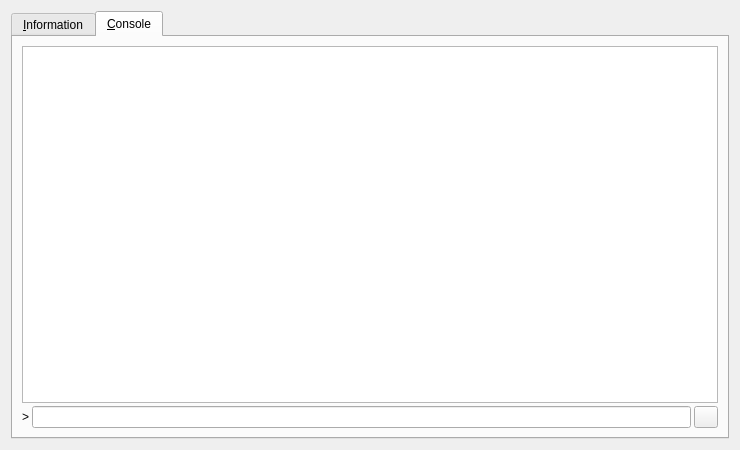
<?xml version="1.0" encoding="UTF-8"?>
<ui version="4.0">
 <class>RPCConsole</class>
 <widget class="QDialog" name="RPCConsole">
  <property name="geometry">
   <rect>
    <x>0</x>
    <y>0</y>
    <width>740</width>
    <height>450</height>
   </rect>
  </property>
  <property name="windowTitle">
   <string>VOLVOX - Debug window</string>
  </property>
  <layout class="QVBoxLayout" name="verticalLayout_2">
   <item>
    <widget class="QTabWidget" name="tabWidget">
     <property name="currentIndex">
      <number>1</number>
     </property>
     <widget class="QWidget" name="tab_info">
      <attribute name="title">
       <string>&amp;Information</string>
      </attribute>
      <layout class="QGridLayout" name="gridLayout" columnstretch="0,1">
       <property name="horizontalSpacing">
        <number>12</number>
       </property>
       <item row="0" column="0">
        <widget class="QLabel" name="label_9">
         <property name="font">
          <font>
           <weight>75</weight>
           <bold>true</bold>
          </font>
         </property>
         <property name="text">
          <string>VOLVOX Core</string>
         </property>
        </widget>
       </item>
       <item row="1" column="0">
        <widget class="QLabel" name="label_5">
         <property name="text">
          <string>Client name</string>
         </property>
        </widget>
       </item>
       <item row="1" column="1">
        <widget class="QLabel" name="clientName">
         <property name="cursor">
          <cursorShape>IBeamCursor</cursorShape>
         </property>
         <property name="text">
          <string>N/A</string>
         </property>
         <property name="textFormat">
          <enum>Qt::PlainText</enum>
         </property>
         <property name="textInteractionFlags">
          <set>Qt::LinksAccessibleByMouse|Qt::TextSelectableByKeyboard|Qt::TextSelectableByMouse</set>
         </property>
        </widget>
       </item>
       <item row="2" column="0">
        <widget class="QLabel" name="label_6">
         <property name="text">
          <string>Client version</string>
         </property>
        </widget>
       </item>
       <item row="2" column="1">
        <widget class="QLabel" name="clientVersion">
         <property name="cursor">
          <cursorShape>IBeamCursor</cursorShape>
         </property>
         <property name="text">
          <string>N/A</string>
         </property>
         <property name="textFormat">
          <enum>Qt::PlainText</enum>
         </property>
         <property name="textInteractionFlags">
          <set>Qt::LinksAccessibleByMouse|Qt::TextSelectableByKeyboard|Qt::TextSelectableByMouse</set>
         </property>
        </widget>
       </item>
       <item row="3" column="0">
        <widget class="QLabel" name="label_14">
         <property name="text">
          <string>Using OpenSSL version</string>
         </property>
         <property name="indent">
          <number>10</number>
         </property>
        </widget>
       </item>
       <item row="3" column="1">
        <widget class="QLabel" name="openSSLVersion">
         <property name="cursor">
          <cursorShape>IBeamCursor</cursorShape>
         </property>
         <property name="text">
          <string>N/A</string>
         </property>
         <property name="textFormat">
          <enum>Qt::PlainText</enum>
         </property>
         <property name="textInteractionFlags">
          <set>Qt::LinksAccessibleByMouse|Qt::TextSelectableByKeyboard|Qt::TextSelectableByMouse</set>
         </property>
        </widget>
       </item>
       <item row="4" column="0">
        <widget class="QLabel" name="label_12">
         <property name="text">
          <string>Build date</string>
         </property>
        </widget>
       </item>
       <item row="4" column="1">
        <widget class="QLabel" name="buildDate">
         <property name="cursor">
          <cursorShape>IBeamCursor</cursorShape>
         </property>
         <property name="text">
          <string>N/A</string>
         </property>
         <property name="textFormat">
          <enum>Qt::PlainText</enum>
         </property>
         <property name="textInteractionFlags">
          <set>Qt::LinksAccessibleByMouse|Qt::TextSelectableByKeyboard|Qt::TextSelectableByMouse</set>
         </property>
        </widget>
       </item>
       <item row="5" column="0">
        <widget class="QLabel" name="label_13">
         <property name="text">
          <string>Startup time</string>
         </property>
        </widget>
       </item>
       <item row="5" column="1">
        <widget class="QLabel" name="startupTime">
         <property name="cursor">
          <cursorShape>IBeamCursor</cursorShape>
         </property>
         <property name="text">
          <string>N/A</string>
         </property>
         <property name="textFormat">
          <enum>Qt::PlainText</enum>
         </property>
         <property name="textInteractionFlags">
          <set>Qt::LinksAccessibleByMouse|Qt::TextSelectableByKeyboard|Qt::TextSelectableByMouse</set>
         </property>
        </widget>
       </item>
       <item row="6" column="0">
        <widget class="QLabel" name="label_11">
         <property name="font">
          <font>
           <weight>75</weight>
           <bold>true</bold>
          </font>
         </property>
         <property name="text">
          <string>Network</string>
         </property>
        </widget>
       </item>
       <item row="7" column="0">
        <widget class="QLabel" name="label_7">
         <property name="text">
          <string>Number of connections</string>
         </property>
        </widget>
       </item>
       <item row="7" column="1">
        <widget class="QLabel" name="numberOfConnections">
         <property name="cursor">
          <cursorShape>IBeamCursor</cursorShape>
         </property>
         <property name="text">
          <string>N/A</string>
         </property>
         <property name="textFormat">
          <enum>Qt::PlainText</enum>
         </property>
         <property name="textInteractionFlags">
          <set>Qt::LinksAccessibleByMouse|Qt::TextSelectableByKeyboard|Qt::TextSelectableByMouse</set>
         </property>
        </widget>
       </item>
       <item row="8" column="0">
        <widget class="QLabel" name="label_8">
         <property name="text">
          <string>On testnet</string>
         </property>
        </widget>
       </item>
       <item row="8" column="1">
        <widget class="QCheckBox" name="isTestNet">
         <property name="enabled">
          <bool>false</bool>
         </property>
         <property name="text">
          <string/>
         </property>
        </widget>
       </item>
       <item row="9" column="0">
        <widget class="QLabel" name="label_10">
         <property name="font">
          <font>
           <weight>75</weight>
           <bold>true</bold>
          </font>
         </property>
         <property name="text">
          <string>Block chain</string>
         </property>
        </widget>
       </item>
       <item row="10" column="0">
        <widget class="QLabel" name="label_3">
         <property name="text">
          <string>Current number of blocks</string>
         </property>
        </widget>
       </item>
       <item row="10" column="1">
        <widget class="QLabel" name="numberOfBlocks">
         <property name="cursor">
          <cursorShape>IBeamCursor</cursorShape>
         </property>
         <property name="text">
          <string>N/A</string>
         </property>
         <property name="textFormat">
          <enum>Qt::PlainText</enum>
         </property>
         <property name="textInteractionFlags">
          <set>Qt::LinksAccessibleByMouse|Qt::TextSelectableByKeyboard|Qt::TextSelectableByMouse</set>
         </property>
        </widget>
       </item>
       <item row="11" column="0">
        <widget class="QLabel" name="label_4">
         <property name="text">
          <string>Estimated total blocks</string>
         </property>
        </widget>
       </item>
       <item row="11" column="1">
        <widget class="QLabel" name="totalBlocks">
         <property name="cursor">
          <cursorShape>IBeamCursor</cursorShape>
         </property>
         <property name="text">
          <string>N/A</string>
         </property>
         <property name="textFormat">
          <enum>Qt::PlainText</enum>
         </property>
         <property name="textInteractionFlags">
          <set>Qt::LinksAccessibleByMouse|Qt::TextSelectableByKeyboard|Qt::TextSelectableByMouse</set>
         </property>
        </widget>
       </item>
       <item row="12" column="0">
        <widget class="QLabel" name="label_2">
         <property name="text">
          <string>Last block time</string>
         </property>
        </widget>
       </item>
       <item row="12" column="1">
        <widget class="QLabel" name="lastBlockTime">
         <property name="cursor">
          <cursorShape>IBeamCursor</cursorShape>
         </property>
         <property name="text">
          <string>N/A</string>
         </property>
         <property name="textFormat">
          <enum>Qt::PlainText</enum>
         </property>
         <property name="textInteractionFlags">
          <set>Qt::LinksAccessibleByMouse|Qt::TextSelectableByKeyboard|Qt::TextSelectableByMouse</set>
         </property>
        </widget>
       </item>
       <item row="13" column="0">
        <spacer name="verticalSpacer_2">
         <property name="orientation">
          <enum>Qt::Vertical</enum>
         </property>
         <property name="sizeHint" stdset="0">
          <size>
           <width>20</width>
           <height>20</height>
          </size>
         </property>
        </spacer>
       </item>
       <item row="14" column="0">
        <widget class="QLabel" name="labelDebugLogfile">
         <property name="font">
          <font>
           <weight>75</weight>
           <bold>true</bold>
          </font>
         </property>
         <property name="text">
          <string>Debug log file</string>
         </property>
        </widget>
       </item>
       <item row="15" column="0">
        <widget class="QPushButton" name="openDebugLogfileButton">
         <property name="toolTip">
          <string>Open the VOLVOX debug log file from the current data directory. This can take a few seconds for large log files.</string>
         </property>
         <property name="styleSheet">
          <string notr="true"></string>
         </property>
         <property name="text">
          <string>&amp;Open</string>
         </property>
         <property name="autoDefault">
          <bool>false</bool>
         </property>
        </widget>
       </item>
       <item row="16" column="0">
        <widget class="QLabel" name="labelCLOptions">
         <property name="font">
          <font>
           <weight>75</weight>
           <bold>true</bold>
          </font>
         </property>
         <property name="text">
          <string>Command-line options</string>
         </property>
        </widget>
       </item>
       <item row="17" column="0">
        <widget class="QPushButton" name="showCLOptionsButton">
         <property name="toolTip">
          <string>Show the VOLVOX-Qt help message to get a list with possible VOLVOX command-line options.</string>
         </property>
         <property name="text">
          <string>&amp;Show</string>
         </property>
         <property name="autoDefault">
          <bool>false</bool>
         </property>
        </widget>
       </item>
       <item row="18" column="0">
        <spacer name="verticalSpacer">
         <property name="orientation">
          <enum>Qt::Vertical</enum>
         </property>
         <property name="sizeHint" stdset="0">
          <size>
           <width>20</width>
           <height>40</height>
          </size>
         </property>
        </spacer>
       </item>
      </layout>
     </widget>
     <widget class="QWidget" name="tab_console">
      <attribute name="title">
       <string>&amp;Console</string>
      </attribute>
      <layout class="QVBoxLayout" name="verticalLayout_3">
       <property name="spacing">
        <number>3</number>
       </property>
       <item>
        <widget class="QTextEdit" name="messagesWidget">
         <property name="minimumSize">
          <size>
           <width>0</width>
           <height>100</height>
          </size>
         </property>
         <property name="styleSheet">
          <string notr="true"></string>
         </property>
         <property name="readOnly">
          <bool>true</bool>
         </property>
         <property name="tabKeyNavigation" stdset="0">
          <bool>false</bool>
         </property>
         <property name="columnCount" stdset="0">
          <number>2</number>
         </property>
        </widget>
       </item>
       <item>
        <layout class="QHBoxLayout" name="horizontalLayout">
         <property name="spacing">
          <number>3</number>
         </property>
         <item>
          <widget class="QLabel" name="label">
           <property name="text">
            <string notr="true">&gt;</string>
           </property>
          </widget>
         </item>
         <item>
          <widget class="QLineEdit" name="lineEdit"/>
         </item>
         <item>
          <widget class="QPushButton" name="clearButton">
           <property name="maximumSize">
            <size>
             <width>24</width>
             <height>24</height>
            </size>
           </property>
           <property name="toolTip">
            <string>Clear console</string>
           </property>
           <property name="text">
            <string/>
           </property>
           <property name="icon">
            <iconset resource="../bitcoin.qrc">
             <normaloff>:/icons/remove</normaloff>:/icons/remove</iconset>
           </property>
           <property name="shortcut">
            <string notr="true">Ctrl+L</string>
           </property>
           <property name="autoDefault">
            <bool>false</bool>
           </property>
          </widget>
         </item>
        </layout>
       </item>
      </layout>
     </widget>
    </widget>
   </item>
  </layout>
 </widget>
 <resources>
  <include location="../bitcoin.qrc"/>
 </resources>
 <connections/>
</ui>
